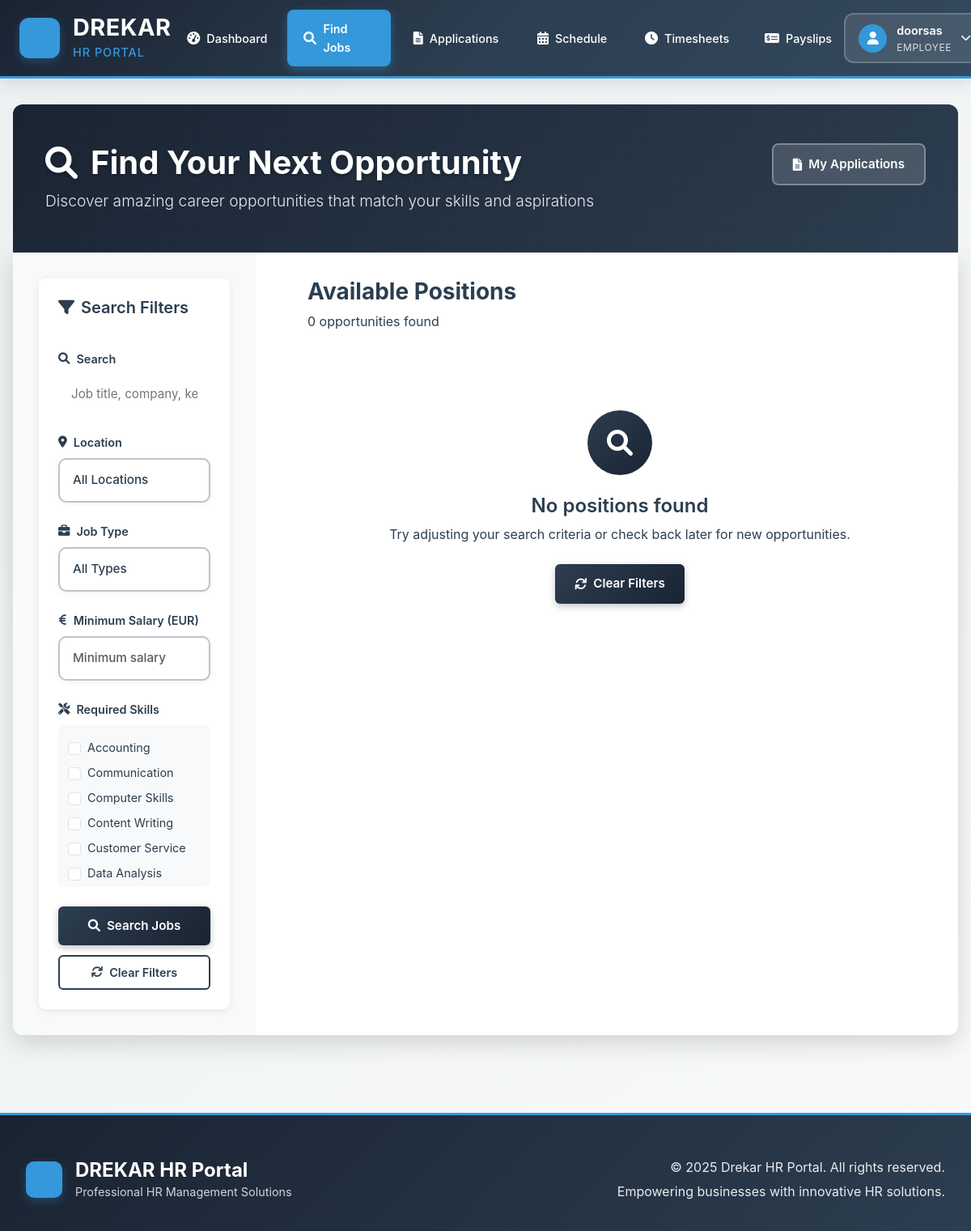
The app's page /employees/jobs/ (signed in), older data.
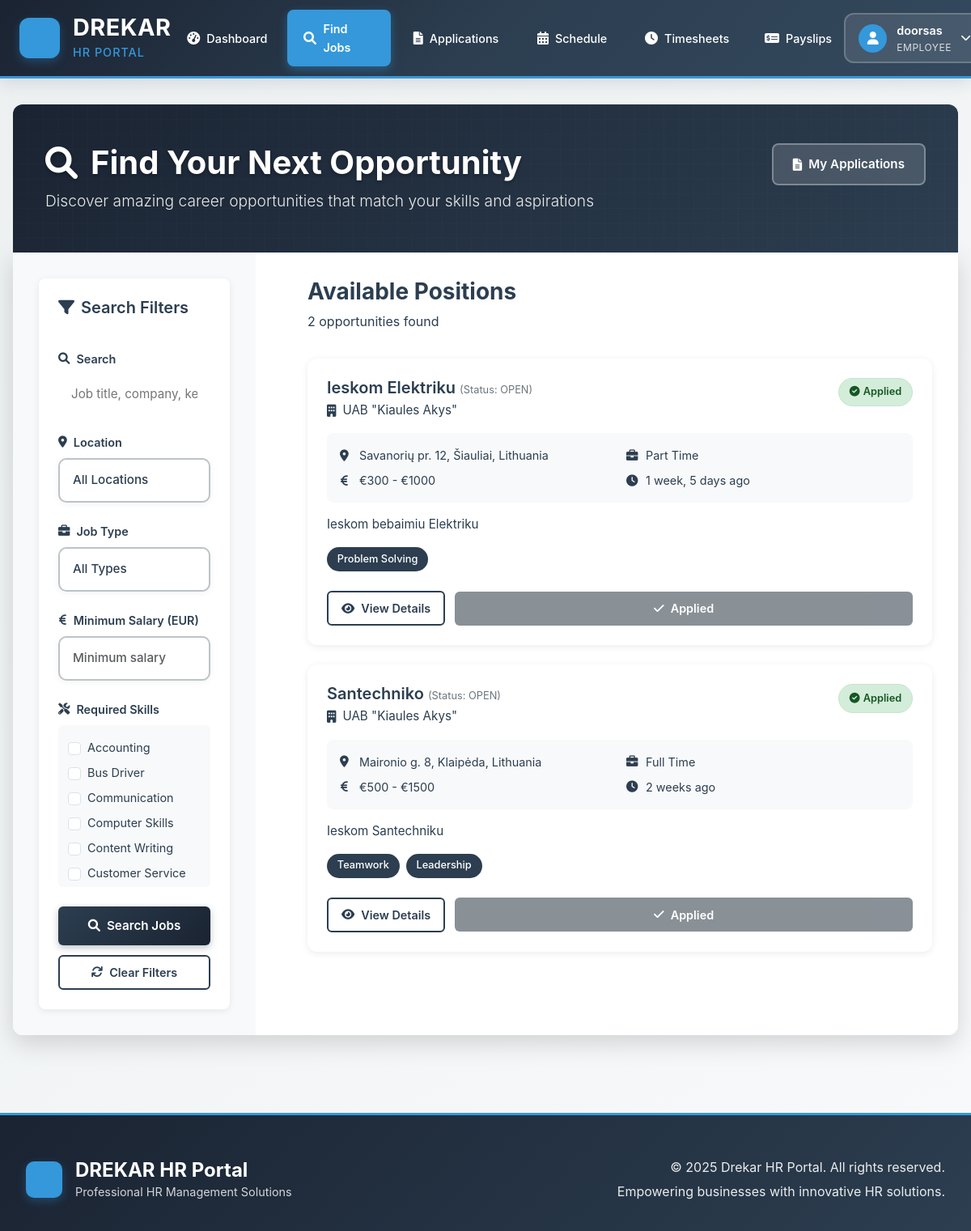
The same page, newer data.
### core/models.py (models this page shows)
class TimeStampedModel(models.Model):
    created_at = models.DateTimeField(auto_now_add=True, verbose_name="Creation Date")
    updated_at = models.DateTimeField(auto_now=True, verbose_name="Last Updated")
    class Meta:
        abstract = True

class Skill(TimeStampedModel):
    name = models.CharField(max_length=100, unique=True)
    category = models.CharField(max_length=50, blank=True, null=True)
    def __str__(self):
        return self.name

class Address(TimeStampedModel):
    street_address = models.CharField(max_length=255, blank=True, null=True)
    city = models.CharField(max_length=100)
    postal_code = models.CharField(max_length=20, blank=True, null=True)
    country = models.CharField(max_length=100)
    class Meta:
        verbose_name_plural = "Addresses"
        unique_together = ['street_address', 'city', 'country']
    def __str__(self):
        if self.street_address:
            return f"{self.street_address}, {self.city}, {self.country}"
        return f"{self.city}, {self.country}"

### employers/models.py (models this page shows, shortened)
class JobPosting(TimeStampedModel):
    class JobType(models.TextChoices):
        FULL_TIME = 'FULL_TIME', 'Full Time'
        PART_TIME = 'PART_TIME', 'Part Time'
        CONTRACT = 'CONTRACT', 'Contract'
        TEMPORARY = 'TEMPORARY', 'Temporary'
    class JobStatus(models.TextChoices):
        DRAFT = 'DRAFT', 'Draft'
        OPEN = 'OPEN', 'Open'
        CLOSED = 'CLOSED', 'Closed'
        FILLED = 'FILLED', 'Filled'
    employer = models.ForeignKey(EmployerProfile, on_delete=models.CASCADE, related_name='job_postings')
    title = models.CharField(max_length=200)
    description = models.TextField()
    required_qualifications = models.ManyToManyField(Qualification, blank=True)
    required_skills = models.ManyToManyField(Skill, blank=True)
    location = models.ForeignKey(Address, on_delete=models.CASCADE)
    num_employees_requested = models.IntegerField(default=1)
    estimated_salary_min = models.DecimalField(max_digits=10, decimal_places=2, blank=True, null=True)
    estimated_salary_max = models.DecimalField(max_digits=10, decimal_places=2, blank=True, null=True)
    closing_date = models.DateField(blank=True, null=True)
    status = models.CharField(max_length=20, choices=JobStatus.choices, default=JobStatus.DRAFT)
    job_type = models.CharField(max_length=20, choices=JobType.choices, default=JobType.FULL_TIME)

class EmployerProfile(BaseClientProfile):
    class VerificationStatus(models.TextChoices):
        PENDING = 'PENDING', 'Pending'
        VERIFIED = 'VERIFIED', 'Verified'
        REJECTED = 'REJECTED', 'Rejected'
    phone = models.CharField(max_length=20)
    website = models.URLField(blank=True, null=True)
    contact_person_phone = models.CharField(max_length=20)
    internal_verification_status = models.CharField(
        max_length=20,
        choices=VerificationStatus.choices,
        default=VerificationStatus.PENDING
    )
    verification_notes = models.TextField(blank=True, null=True)
    logo = models.ImageField(blank=True, null=True, upload_to='employer_logos/', help_text="Company logo (will be resized to 200x200px)")

### employees/views.py (the view, shortened to what this page needs)
# urls.py: path('jobs/', views.job_search, name='job_search'),
@login_required
@user_passes_test(is_employee)
def job_search(request):
    form = JobSearchForm(request.GET or None)
    all_jobs = JobPosting.objects.all()
    print(f"DEBUG: Total jobs in database: {all_jobs.count()}")
    for job in all_jobs:
        print(f"DEBUG: Job '{job.title}' has status '{job.status}'")
    jobs = JobPosting.objects.filter(status='OPEN').select_related('employer', 'location').prefetch_related('required_skills', 'required_qualifications')
    print(f"DEBUG: OPEN jobs found: {jobs.count()}")
    if not jobs.exists():
        print("DEBUG: No OPEN jobs found, showing all jobs for debugging")
        jobs = JobPosting.objects.all().select_related('employer', 'location').prefetch_related('required_skills', 'required_qualifications')
    jobs = jobs.order_by('-created_at')
    try:
        employee_profile = request.user.employeeprofile
        for job in jobs:
            job.user_applied = Application.objects.filter(
                job_posting=job,
                applicant=employee_profile
            ).exists()
    except EmployeeProfile.DoesNotExist:
        for job in jobs:
            job.user_applied = False
    paginator = Paginator(jobs, 12)  # 12 jobs per page
    page_number = request.GET.get('page')
    page_obj = paginator.get_page(page_number)
    context = {
        'form': form,
        'page_obj': page_obj,
        'jobs': page_obj,
        'total_jobs': jobs.count()
    }
    return render(request, 'employees/job_search.html', context)

### employees/views.py (called while the page is built)
def is_employee(user):
    return user.is_authenticated and user.user_type == 'EMPLOYEE'

### templates/employees/job_search.html (shortened to what the changed rows need)
{% extends 'core/base1.html' %}
{% load i18n %}
{% block content %}
<div class="container-professional">
    <div class="page-header-professional">
        <div class="header-content">
            <div class="header-main">
                <h1 class="page-title">
                    <i class="fas fa-search me-3"></i>{% trans "Find Your Next Opportunity" %}
                </h1>
            </div>
        </div>
    </div>
    <div class="content-grid-professional">
        <div class="filters-sidebar">
            <div class="card-professional">
                <div class="card-body-professional">
                    <form method="get" id="searchForm" class="filter-form">
                        {% if form.skills.field.queryset %}
                        <div class="form-group-professional">
                            <div class="skills-filter-professional">
                                {% for choice in form.skills %}
                                <div class="skill-check">
                                    {{ choice.tag }}
                                    <label class="skill-label" for="{{ choice.id_for_label }}">
                                        {{ choice.choice_label }}
                                    </label>
                                </div>
                                {% endfor %}
                            </div>
                        </div>
                        {% endif %}
                    </form>
                </div>
            </div>
        </div>
        <div class="jobs-content">
            <div class="jobs-header">
                <div class="jobs-title">
                    <h2>{% trans "Available Positions" %}</h2>
                    <p class="jobs-count">{{ total_jobs }} {% trans "opportunities found" %}</p>
                </div>
            </div>
            {% if jobs %}
                <div class="jobs-grid">
                    {% for job in jobs %}
                    <div class="job-card-professional">
                        <div class="job-card-header">
                            <div class="job-title-section">
                                <h3 class="job-title">
                                    <a href="{% url 'employees:job_detail' job.id %}">{{ job.title }}</a>
                                    {% if user.is_staff %}
                                        <small style="color: #6c757d; font-weight: normal; font-size: 0.8rem;">(Status: {{ job.status }})</small>
                                    {% endif %}
                                </h3>
                                <p class="company-name">
                                    <i class="fas fa-building me-2"></i>{{ job.employer.company_name }}
                                </p>
                            </div>
                            {% if job.user_applied %}
                                <div class="application-status applied">
                                    <i class="fas fa-check-circle me-1"></i>{% trans "Applied" %}
                                </div>
                            {% endif %}
                        </div>
                        <div class="job-meta">
                            <div class="meta-item">
                                <i class="fas fa-map-marker-alt"></i>
                                <span>{{ job.location }}</span>
                            </div>
                            <div class="meta-item">
                                <i class="fas fa-briefcase"></i>
                                <span>{{ job.get_job_type_display }}</span>
                            </div>
                            {% if job.estimated_salary_min or job.estimated_salary_max %}
                            <div class="meta-item">
                                <i class="fas fa-euro-sign"></i>
                                <span>
                                    {% if job.estimated_salary_min and job.estimated_salary_max %}
                                        €{{ job.estimated_salary_min|floatformat:0 }} - €{{ job.estimated_salary_max|floatformat:0 }}
                                    {% elif job.estimated_salary_min %}
                                        {% trans "From" %} €{{ job.estimated_salary_min|floatformat:0 }}
                                    {% elif job.estimated_salary_max %}
                                        {% trans "Up to" %} €{{ job.estimated_salary_max|floatformat:0 }}
                                    {% endif %}
                                </span>
                            </div>
                            {% endif %}
                            <div class="meta-item">
                                <i class="fas fa-clock"></i>
                                <span>{{ job.created_at|timesince }} {% trans "ago" %}</span>
                            </div>
                        </div>
                        <div class="job-description">
                            {{ job.description|truncatechars:150 }}
                        </div>
                        {% if job.required_skills.exists %}
                        <div class="job-skills">
                            {% for skill in job.required_skills.all|slice:":4" %}
                                <span class="skill-tag">{{ skill.name }}</span>
                            {% endfor %}
                        </div>
                        {% endif %}
                        <div class="job-actions">
                            <a href="{% url 'employees:job_detail' job.id %}" class="btn-outline-professional">
                                <i class="fas fa-eye me-2"></i>{% trans "View Details" %}
                            </a>
                            {% if not job.user_applied %}
                                <a href="{% url 'employees:apply_for_job' job.id %}" class="btn-apply-professional">
                                    <i class="fas fa-paper-plane me-2"></i>{% trans "Apply Now" %}
                                </a>
                            {% else %}
                                <button class="btn-applied-professional" disabled>
                                    <i class="fas fa-check me-2"></i>{% trans "Applied" %}
                                </button>
                            {% endif %}
                        </div>
                    </div>
                    {% endfor %}
                </div>
            {% else %}
                <div class="empty-state-professional">
                    <div class="empty-icon">
                        <i class="fas fa-search"></i>
                    </div>
                    <h3>{% trans "No positions found" %}</h3>
                    <p>{% trans "Try adjusting your search criteria or check back later for new opportunities." %}</p>
                    <a href="{% url 'employees:job_search' %}" class="btn-primary-professional">
                        <i class="fas fa-refresh me-2"></i>{% trans "Clear Filters" %}
                    </a>
                </div>
            {% endif %}
        </div>
    </div>
</div>
{% endblock %}

Row changes from the older to the newer data that the page shows:
no longer on this page (row unchanged): Skill: choice_label "Data Analysis"
added Skill: choice_label "Bus Driver"
added JobPosting: title "Ieskom Elektriku", status "OPEN", employer.company_name "UAB \"Kiaules Akys\"", location "Savanorių pr. 12, Šiauliai, Lithuania", job_type "Part Time", estimated_salary_min "300", estimated_salary_max "1000", created_at "1 week, 5 days", description "Ieskom bebaimiu Elektriku"
now on this page (row unchanged): Skill: name "Problem Solving", shown under "Ieskom Elektriku"
added JobPosting: title "Santechniko", status "OPEN", employer.company_name "UAB \"Kiaules Akys\"", location "Maironio g. 8, Klaipėda, Lithuania", job_type "Full Time", estimated_salary_min "500", estimated_salary_max "1500", created_at "2 weeks", description "Ieskom Santechniku"
now on this page (row unchanged): Skill: name "Teamwork", shown under "Santechniko"
now on this page (row unchanged): Skill: name "Leadership", shown under "Santechniko"
Text that changed along with them:
{{ total_jobs }}: "0" → "2"
text no longer shown: "No positions found Try adjusting your search criteria or check back later for new opportunities. Clear Filters"
